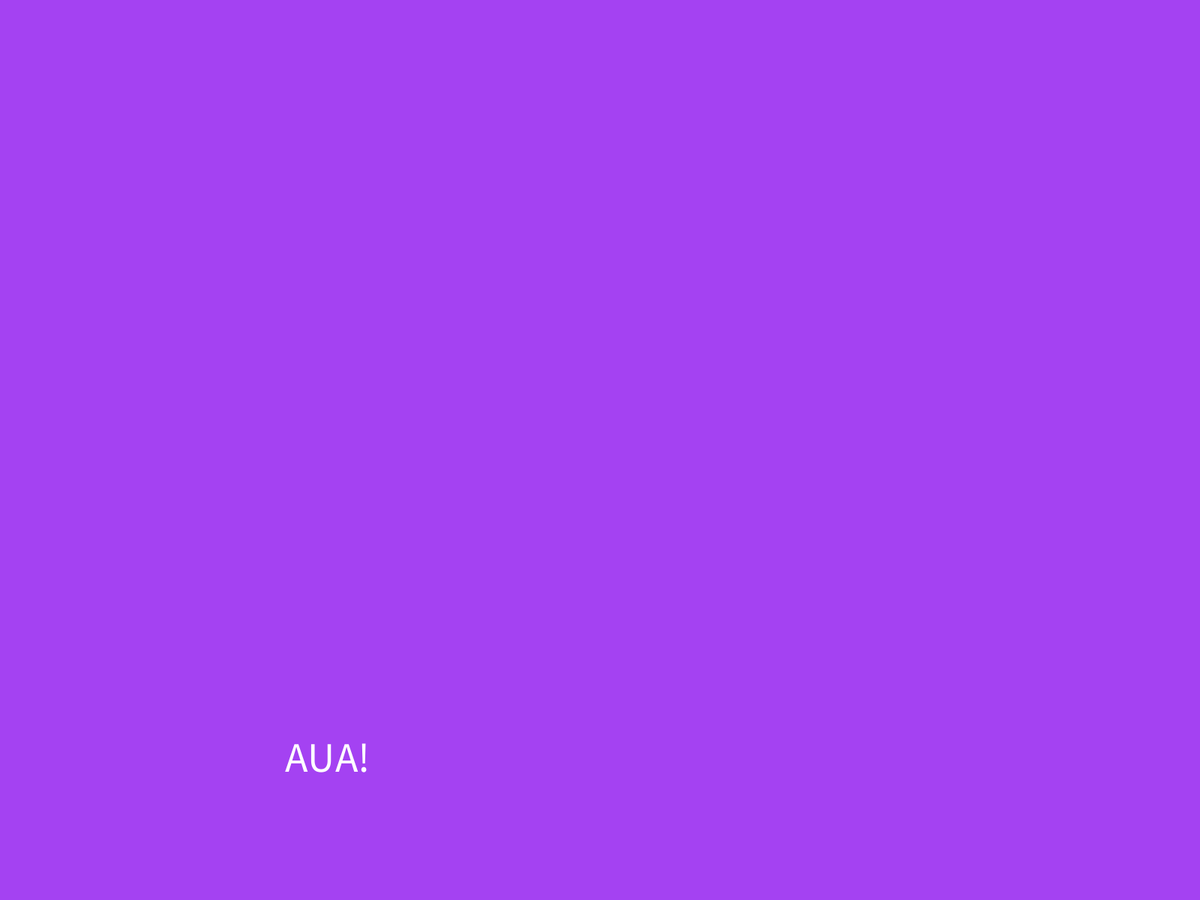
Frame 1 (no input)
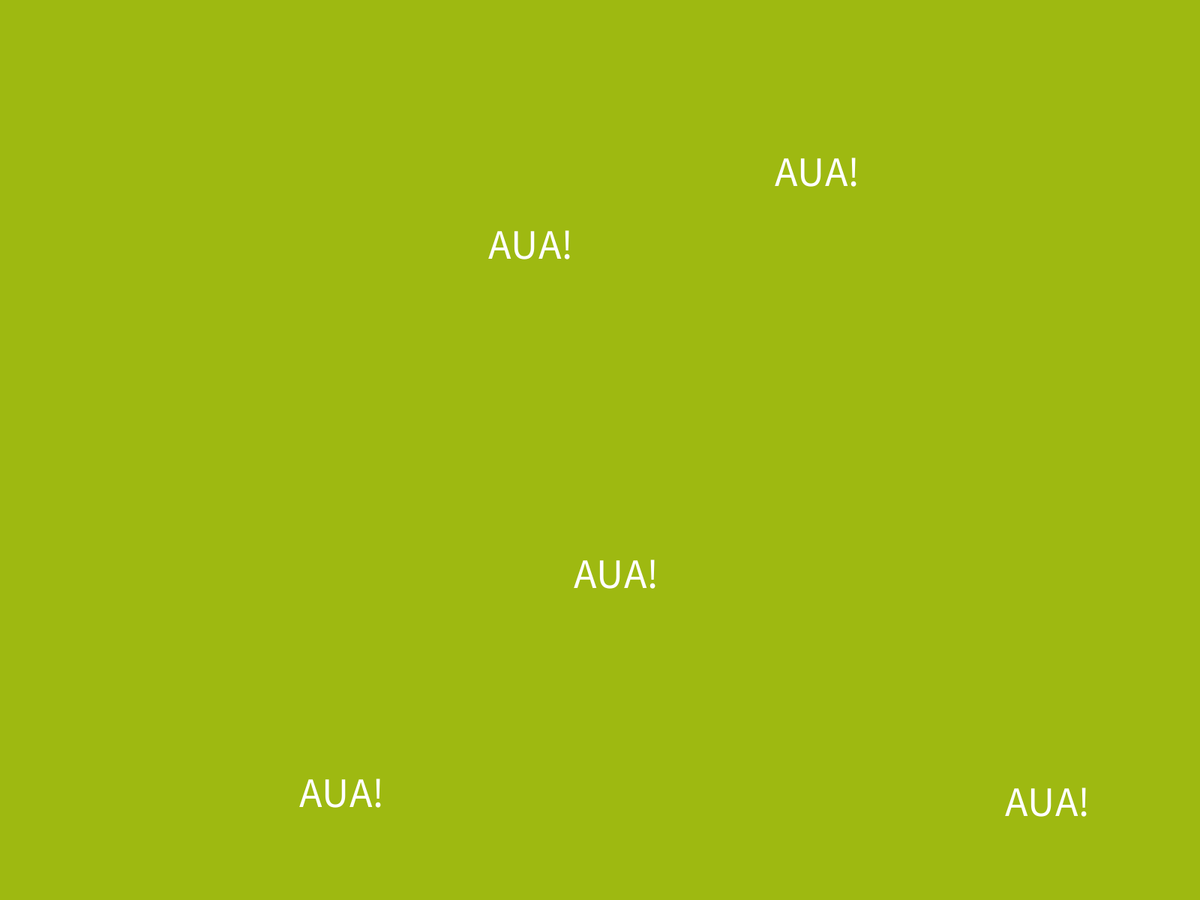
Frame 60 (the mouse pressed at the canvas centre just before this capture)
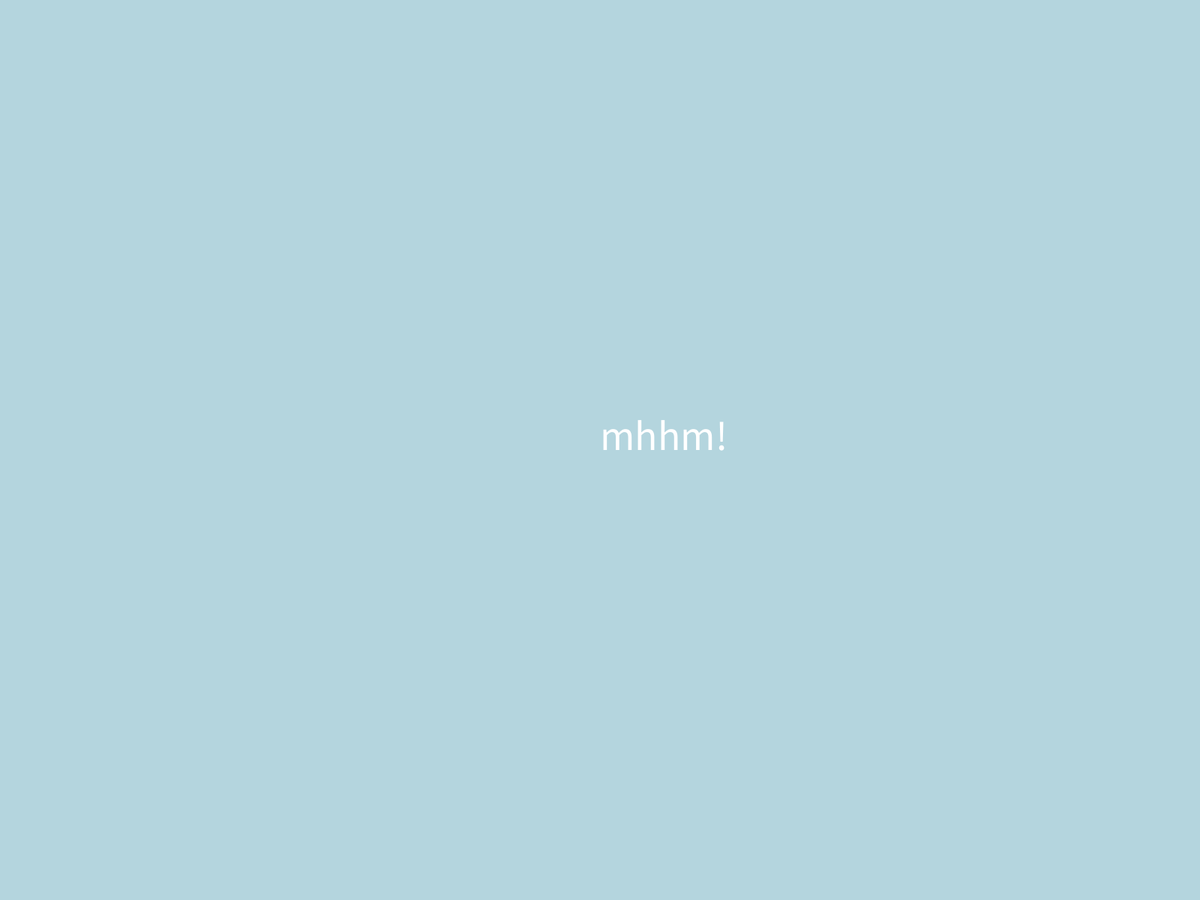
Frame 120 (the mouse held since frame 60 and released just before this capture)

The Processing sketch that drew these frames (run headless with seeded random() and noise(); from frame 60 on, the mouse is pressed at the canvas centre):

// Processing sketch: aua
// ── aua.pde
void setup(){
  fullScreen();
  background(180, 213, 222);
  frameRate(30);
}

int a = 0;

void draw(){

  if(mousePressed){
    background(180, 213, 222);
    textSize(56);
    text("mhhm!",mouseX ,mouseY);
  }else{
    if(a % 5 == 0){
        background(random(255), random(255), random(255));
    }
    textSize(56);
    text("AUA!",random(width) ,random(height));
  }

  a++;
}
